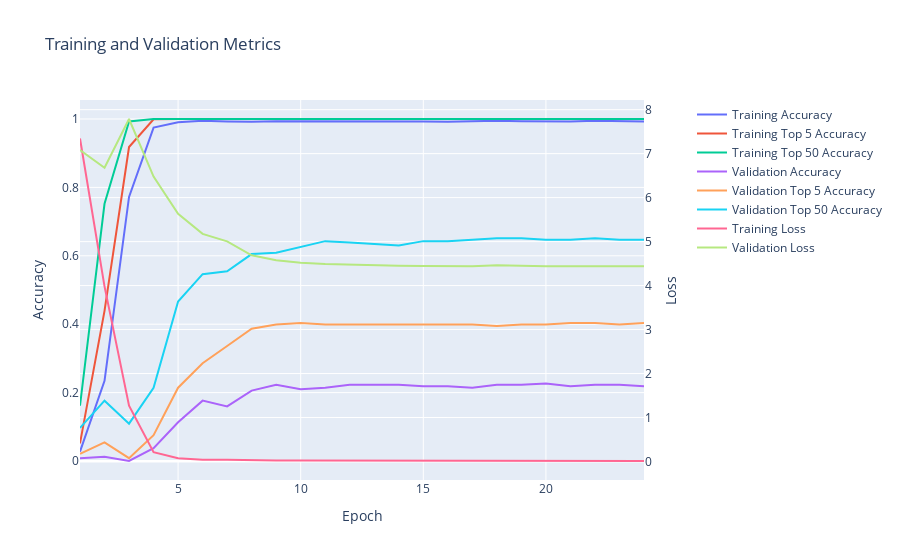

Write notebook code for a chart like this one.
### Code cell
arcface_cross_entropy_model.display_training_history()

### Figure 1 — Plotly figure (JSON) as saved in the notebook; plotly's stock layout.template omitted (floating-point values rounded to 4 significant figures)
{"data": [{"mode": "lines", "name": "Training Accuracy", "type": "scatter", "x": [1, 2, 3, 4, 5, 6, 7, 8, 9, 10, 11, 12, 13, 14, 15, 16, 17, 18, 19, 20, 21, 22, 23, 24], "xaxis": "x", "y": [0.02731, 0.2342, 0.7721, 0.9748, 0.9905, 0.9947, 0.9926, 0.9916, 0.9937, 0.9937, 0.9937, 0.9937, 0.9926, 0.9947, 0.9926, 0.9916, 0.9937, 0.9947, 0.9937, 0.9926, 0.9926, 0.9947, 0.9937, 0.9926, 0.9916], "yaxis": "y"}, {"mode": "lines", "name": "Training Top 5 Accuracy", "type": "scatter", "x": [1, 2, 3, 4, 5, 6, 7, 8, 9, 10, 11, 12, 13, 14, 15, 16, 17, 18, 19, 20, 21, 22, 23, 24], "xaxis": "x", "y": [0.05147, 0.4391, 0.9181, 0.9989, 1.0, 1.0, 1.0, 1.0, 1.0, 1.0, 1.0, 1.0, 1.0, 1.0, 1.0, 1.0, 1.0, 1.0, 1.0, 1.0, 1.0, 1.0, 1.0, 1.0, 1.0], "yaxis": "y"}, {"mode": "lines", "name": "Training Top 50 Accuracy", "type": "scatter", "x": [1, 2, 3, 4, 5, 6, 7, 8, 9, 10, 11, 12, 13, 14, 15, 16, 17, 18, 19, 20, 21, 22, 23, 24], "xaxis": "x", "y": [0.1618, 0.7521, 0.9926, 1.0, 1.0, 1.0, 1.0, 1.0, 1.0, 1.0, 1.0, 1.0, 1.0, 1.0, 1.0, 1.0, 1.0, 1.0, 1.0, 1.0, 1.0, 1.0, 1.0, 1.0, 1.0], "yaxis": "y"}, {"mode": "lines", "name": "Validation Accuracy", "type": "scatter", "x": [1, 2, 3, 4, 5, 6, 7, 8, 9, 10, 11, 12, 13, 14, 15, 16, 17, 18, 19, 20, 21, 22, 23, 24], "xaxis": "x", "y": [0.008403, 0.01261, 0.0, 0.03782, 0.1134, 0.1765, 0.1597, 0.2059, 0.2227, 0.2101, 0.2143, 0.2227, 0.2227, 0.2227, 0.2185, 0.2185, 0.2143, 0.2227, 0.2227, 0.2269, 0.2185, 0.2227, 0.2227, 0.2185, 0.2227], "yaxis": "y"}, {"mode": "lines", "name": "Validation Top 5 Accuracy", "type": "scatter", "x": [1, 2, 3, 4, 5, 6, 7, 8, 9, 10, 11, 12, 13, 14, 15, 16, 17, 18, 19, 20, 21, 22, 23, 24], "xaxis": "x", "y": [0.02101, 0.05462, 0.008403, 0.07563, 0.2143, 0.2857, 0.3361, 0.3866, 0.3992, 0.4034, 0.3992, 0.3992, 0.3992, 0.3992, 0.3992, 0.3992, 0.3992, 0.395, 0.3992, 0.3992, 0.4034, 0.4034, 0.3992, 0.4034, 0.3992], "yaxis": "y"}, {"mode": "lines", "name": "Validation Top 50 Accuracy", "type": "scatter", "x": [1, 2, 3, 4, 5, 6, 7, 8, 9, 10, 11, 12, 13, 14, 15, 16, 17, 18, 19, 20, 21, 22, 23, 24], "xaxis": "x", "y": [0.09664, 0.1765, 0.1092, 0.2143, 0.4664, 0.5462, 0.5546, 0.605, 0.6092, 0.6261, 0.6429, 0.6387, 0.6345, 0.6303, 0.6429, 0.6429, 0.6471, 0.6513, 0.6513, 0.6471, 0.6471, 0.6513, 0.6471, 0.6471, 0.6471], "yaxis": "y"}, {"mode": "lines", "name": "Training Loss", "type": "scatter", "x": [1, 2, 3, 4, 5, 6, 7, 8, 9, 10, 11, 12, 13, 14, 15, 16, 17, 18, 19, 20, 21, 22, 23, 24], "xaxis": "x", "y": [7.343, 3.982, 1.271, 0.2106, 0.07356, 0.04232, 0.03876, 0.02486, 0.02436, 0.02353, 0.02187, 0.01574, 0.01991, 0.01707, 0.01908, 0.01465, 0.01561, 0.01401, 0.01496, 0.01169, 0.01256, 0.01143, 0.01362, 0.01176, 0.01519], "yaxis": "y2"}, {"mode": "lines", "name": "Validation Loss", "type": "scatter", "x": [1, 2, 3, 4, 5, 6, 7, 8, 9, 10, 11, 12, 13, 14, 15, 16, 17, 18, 19, 20, 21, 22, 23, 24], "xaxis": "x", "y": [7.083, 6.68, 7.788, 6.479, 5.633, 5.175, 5.005, 4.689, 4.576, 4.521, 4.492, 4.474, 4.462, 4.453, 4.448, 4.446, 4.437, 4.459, 4.446, 4.441, 4.437, 4.434, 4.434, 4.439, 4.441], "yaxis": "y2"}], "layout": {"title": {"text": "Training and Validation Metrics"}, "xaxis": {"anchor": "y", "domain": [0.0, 0.94], "title": {"text": "Epoch"}}, "yaxis": {"anchor": "x", "domain": [0.0, 1.0], "title": {"text": "Accuracy"}}, "yaxis2": {"anchor": "x", "overlaying": "y", "side": "right", "title": {"text": "Loss"}}}}
